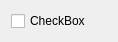
<?xml version="1.0" encoding="UTF-8"?>
<ui version="4.0">
 <class>condimento</class>
 <widget class="QFrame" name="condimento">
  <property name="geometry">
   <rect>
    <x>0</x>
    <y>0</y>
    <width>118</width>
    <height>38</height>
   </rect>
  </property>
  <property name="windowTitle">
   <string>Frame</string>
  </property>
  <layout class="QVBoxLayout" name="verticalLayout">
   <item>
    <widget class="QCheckBox" name="checkBox">
     <property name="text">
      <string>CheckBox</string>
     </property>
    </widget>
   </item>
  </layout>
 </widget>
 <resources/>
 <connections/>
</ui>
